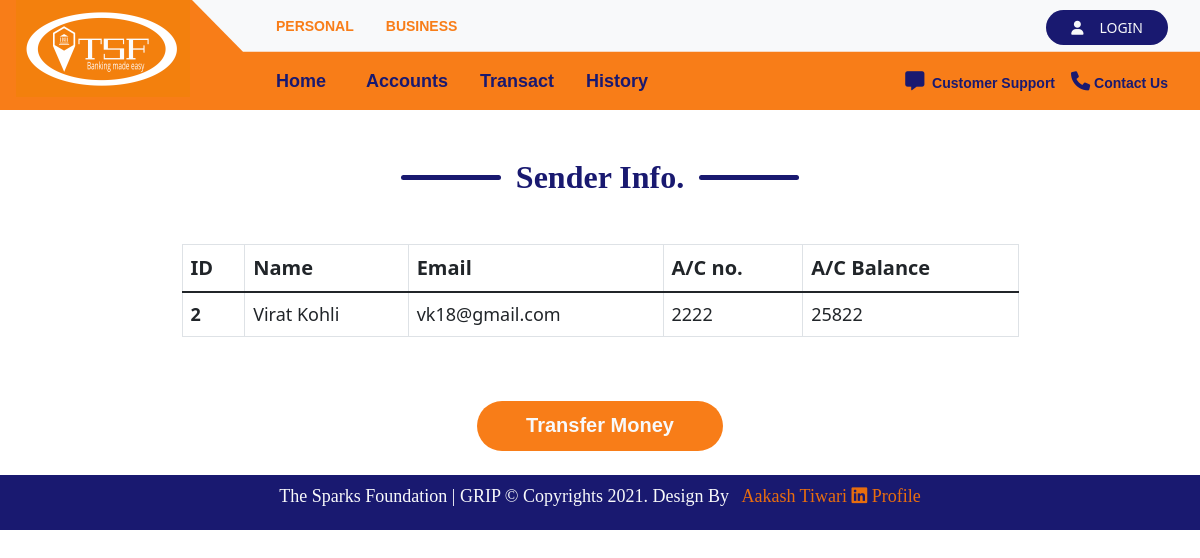
The page /transfer.php?id=2 on the database its author committed.
### tables this page shows
CREATE TABLE `customers` (
  `id` int(11) NOT NULL,
  `name` varchar(225) NOT NULL,
  `email` varchar(245) NOT NULL,
  `account_no` int(20) NOT NULL,
  `balance` int(20) NOT NULL
);

### transfer.php (called while the page is built)
<?php
include("header.php");
include("./partials/_transfer.php");
include("footer.php");
?>

### partials/_transfer.php (the view, shortened to what this page needs)
<?php
include 'connect.php';
$id=$_GET['id'];
$sql = "SELECT * from customers where id=$id";
    $query = mysqli_query($conn,$sql);
    $item = mysqli_fetch_array($query);
?>
<main>
        <section id="transfer">
            <h2 class="text-center sub-heading midnight fw-bold abril mt-5">Sender Info.</h2>
            <div class="container my-5 d-flex justify-content-center align-items-center">
                <table class="table table-bordered w-75">
                    <thead class="font-20">
                      <tr>
                        <th scope="col">ID</th>
                        <th scope="col">Name</th>
                        <th scope="col">Email</th>
                        <th scope="col">A/C no.</th>
                        <th scope="col">A/C Balance</th>
                      </tr>
                    </thead>
                    <tbody class="font-18">
                      <tr>
                        <th scope="row"><?php echo $item["id"]?></th>
                        <td><?php echo $item["name"]?></td>
                        <td><?php echo $item["email"]?></td>
                        <td><?php echo $item["account_no"]?></td>
                        <td><?php echo $item["balance"]?></td>
                      </tr>
                    </tbody>
                </table>
            </div>
            <div class="container my-4 d-flex justify-content-center align-items-center">
            <button class="btn transfer-btn pri-bg px-5 fw-bold py-2 anton text-light font-20 rounded-pill
             effect btn-log"onclick="benShow()"> Transfer Money</button>
            </div>
        </section>
    </main>

### style.css (style rules this page uses)
* { box-sizing: border-box; margin: 0%; padding: 0%; }
body,html { overflow-x: hidden; }
.anton { font-family: 'Anton', sans-serif; }
.abril { font-family: 'Abril Fatface', cursive; }
.midnight { color: midnightblue; }
.pri-bg { background-color: rgba(248, 116, 8, 0.932); }
.effect::after { display: block; content: ''; background: white; width: 0; height: 2px; transition: width .4s; }
.font-18 { font-size: 18px; }
.font-20 { font-size: 20px; }
.sub-heading::before { content: ""; display: inline-block; width: 100px; margin-right: 15px; height: 5px; border-radius: 5px; background-color: midnightblue; transform: translateY(-8px); }
.sub-heading::after { content: ""; display: inline-block; width: 100px; margin-left: 15px; height: 5px; border-radius: 5px; background-color: midnightblue; transform: translateY(-8px); }

### rows shown on the page
customers: id "2", name "Virat Kohli", email "vk18@gmail.com", account_no "2222", balance "25822"
